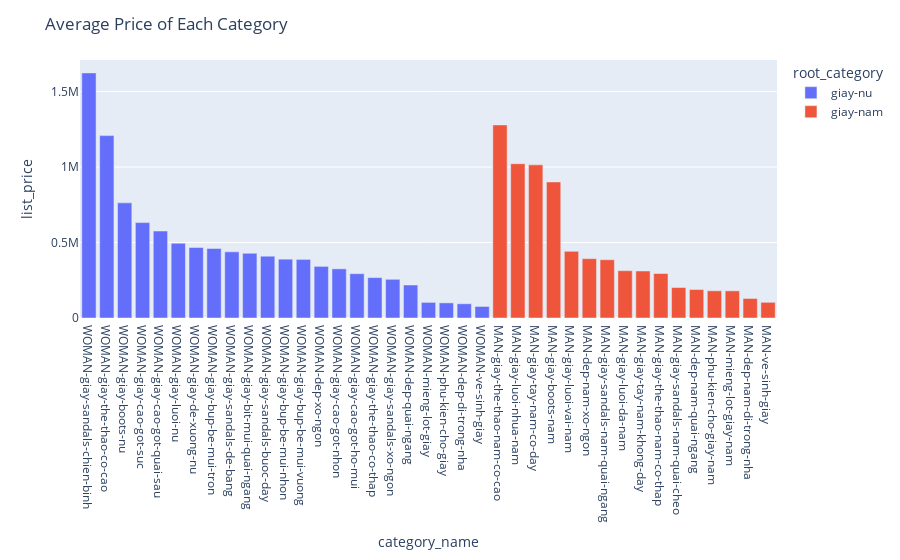

Notebook code cell kept with this figure:
### Markdown cell above
We can see in the overview chart comparing men's and women' shoes that women's shoes dominates in most counting because the women's product id is much higher than men's id

### Code cell
avg_price_df = concat_df.groupby(['category_name', 'root_category'])['list_price'].mean().reset_index()
avg_price_df = avg_price_df.sort_values(by='list_price',ascending=False)

fig = px.bar(avg_price_df, x='category_name', y='list_price', color='root_category')
fig.update_layout(title='Average Price of Each Category')
fig.show()

### Figure 1 — Plotly figure (JSON) as saved in the notebook; plotly's stock layout.template omitted (floating-point values rounded to 4 significant figures)
{"data": [{"alignmentgroup": "True", "hovertemplate": "root_category=giay-nu<br>category_name=%{x}<br>list_price=%{y}<extra></extra>", "legendgroup": "giay-nu", "marker": {"color": "#636efa", "pattern": {"shape": ""}}, "name": "giay-nu", "offsetgroup": "giay-nu", "orientation": "v", "showlegend": true, "textposition": "auto", "type": "bar", "x": ["WOMAN-giay-sandals-chien-binh", "WOMAN-giay-the-thao-co-cao", "WOMAN-giay-boots-nu", "WOMAN-giay-cao-got-suc", "WOMAN-giay-cao-got-quai-sau", "WOMAN-giay-luoi-nu", "WOMAN-giay-de-xuong-nu", "WOMAN-giay-bup-be-mui-tron", "WOMAN-giay-sandals-de-bang", "WOMAN-giay-bit-mui-quai-ngang", "WOMAN-giay-sandals-buoc-day", "WOMAN-giay-bup-be-mui-nhon", "WOMAN-giay-bup-be-mui-vuong", "WOMAN-dep-xo-ngon", "WOMAN-giay-cao-got-nhon", "WOMAN-giay-cao-got-ho-mui", "WOMAN-giay-the-thao-co-thap", "WOMAN-giay-sandals-xo-ngon", "WOMAN-dep-quai-ngang", "WOMAN-mieng-lot-giay", "WOMAN-phu-kien-cho-giay", "WOMAN-dep-di-trong-nha", "WOMAN-ve-sinh-giay"], "xaxis": "x", "y": [1623000.0, 1208000.0, 762700.0, 631800.0, 576100.0, 495400.0, 467200.0, 460400.0, 438100.0, 428400.0, 409300.0, 389700.0, 388100.0, 341900.0, 325700.0, 293500.0, 267600.0, 256300.0, 218400.0, 103400.0, 100200.0, 94200.0, 76410.0], "yaxis": "y"}, {"alignmentgroup": "True", "hovertemplate": "root_category=giay-nam<br>category_name=%{x}<br>list_price=%{y}<extra></extra>", "legendgroup": "giay-nam", "marker": {"color": "#EF553B", "pattern": {"shape": ""}}, "name": "giay-nam", "offsetgroup": "giay-nam", "orientation": "v", "showlegend": true, "textposition": "auto", "type": "bar", "x": ["MAN-giay-the-thao-nam-co-cao", "MAN-giay-luoi-nhua-nam", "MAN-giay-tay-nam-co-day", "MAN-giay-boots-nam", "MAN-giay-luoi-vai-nam", "MAN-dep-nam-xo-ngon", "MAN-giay-sandals-nam-quai-ngang", "MAN-giay-luoi-da-nam", "MAN-giay-tay-nam-khong-day", "MAN-giay-the-thao-nam-co-thap", "MAN-giay-sandals-nam-quai-cheo", "MAN-dep-nam-quai-ngang", "MAN-phu-kien-cho-giay-nam", "MAN-mieng-lot-giay-nam", "MAN-dep-nam-di-trong-nha", "MAN-ve-sinh-giay"], "xaxis": "x", "y": [1279000.0, 1022000.0, 1014000.0, 901200.0, 441400.0, 393000.0, 386000.0, 313300.0, 311500.0, 294700.0, 201700.0, 188500.0, 180200.0, 180000.0, 129300.0, 103900.0], "yaxis": "y"}], "layout": {"barmode": "relative", "legend": {"title": {"text": "root_category"}, "tracegroupgap": 0}, "margin": {"t": 60}, "title": {"text": "Average Price of Each Category"}, "xaxis": {"anchor": "y", "domain": [0, 1], "title": {"text": "category_name"}}, "yaxis": {"anchor": "x", "domain": [0, 1], "title": {"text": "list_price"}}}}
